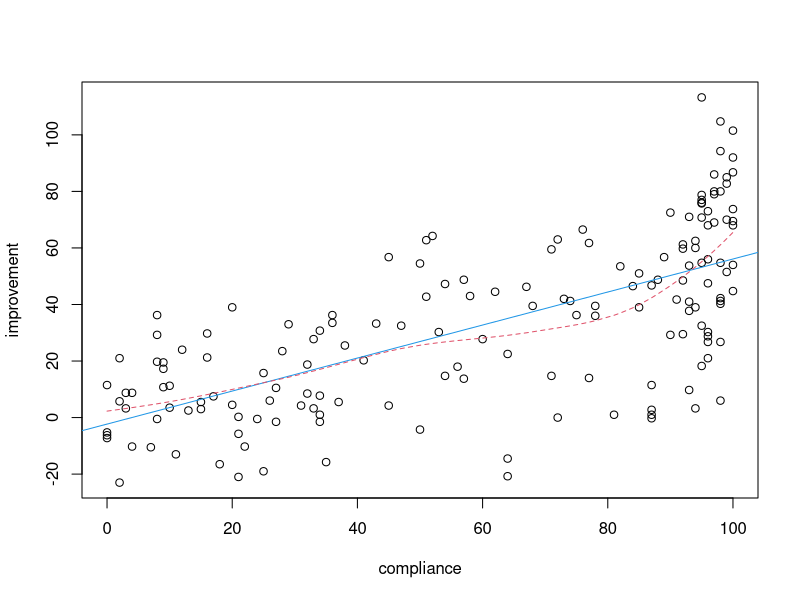
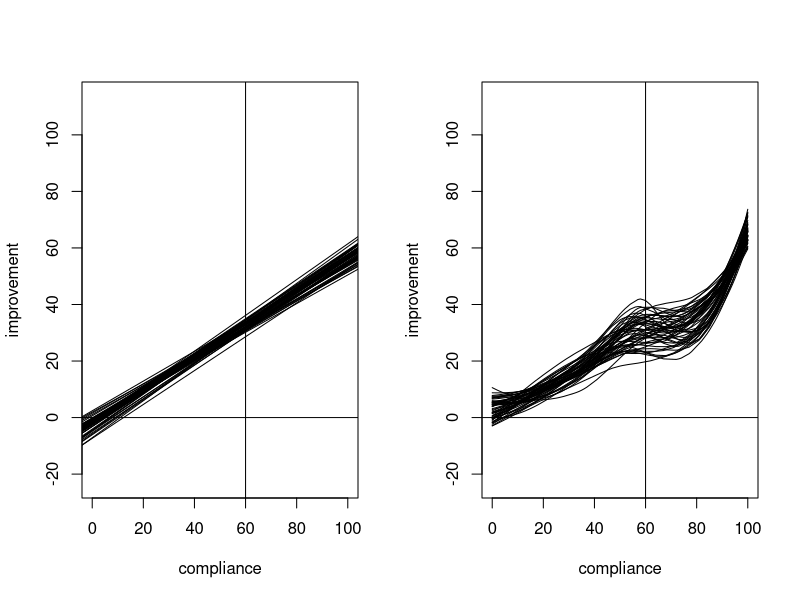
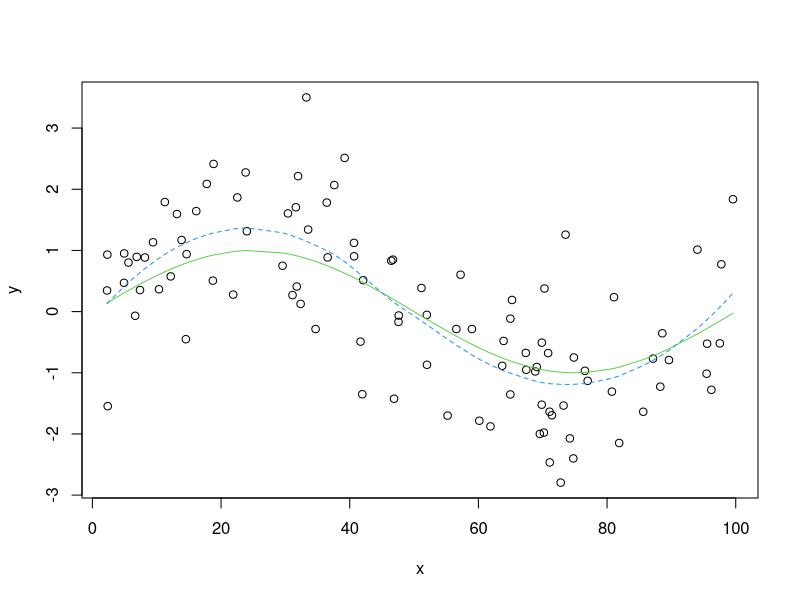
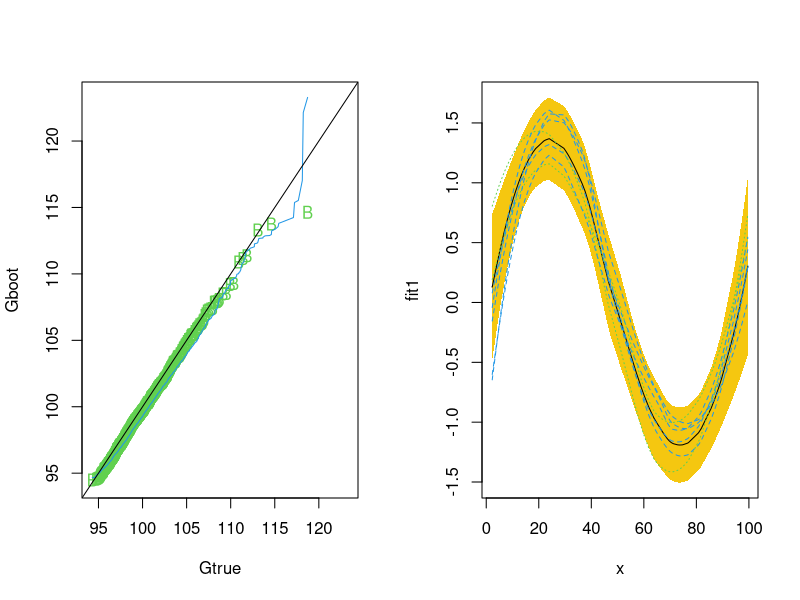
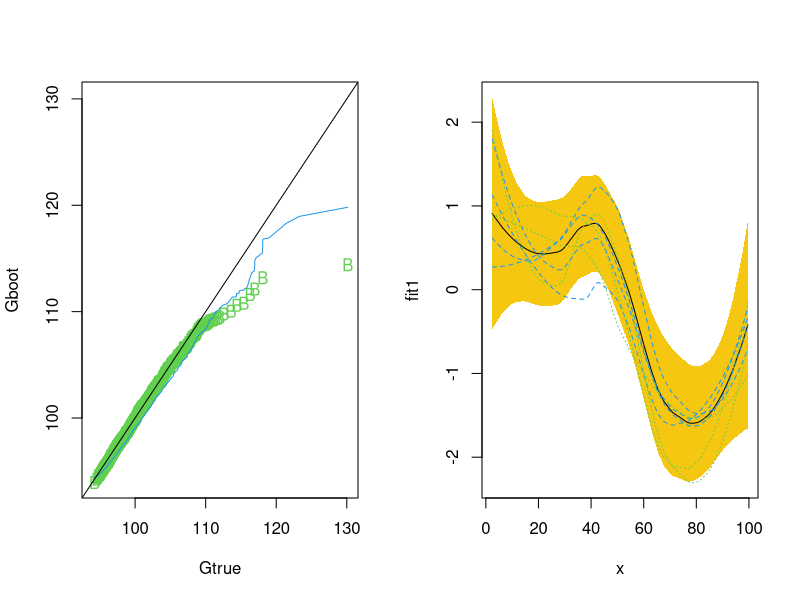

Write the R code that produced these figures, in order.
postscript("Plots/plot-05-06.ps")
y <- read.table("Data/cholostyramine.dat",header=T)
attach(y)
plot(compliance,improvement)
abline(lm(improvement~compliance,data=y),col=4,lty=1)
o <- order(compliance)
lines(compliance[o],loess(improvement~compliance,data=y)$fitted[o],col=2,lty=2)
dev.off()



###bootsrap.. there is bootstrap function in R, but we need to download library
postscript("Plots/plot-05-07.ps")
B <- 50
N <- length(compliance)
fit1 <- lm(improvement~compliance,data=y)
fit2 <- loess(improvement~compliance,data=y)
thetas <- c(predict(fit1,data.frame(compliance=c(60,80,100))),
            predict(fit2,data.frame(compliance=c(60,80,100))))
par(mfrow=c(1,2))
aux <- matrix(sample(1:N,B*N,replace=T),B,N)
plot(compliance,improvement,type="n")
abline(h=0,v=60)
plot(compliance,improvement,type="n")
abline(h=0,v=60)
thetastars <- apply(aux,1,function(o){
  fit1 <- lm(improvement~compliance,data=y,subset=o)
  fit2 <- loess(improvement~compliance,data=y,subset=o)
  par(mfg=c(1,1,1,2))
  abline(fit1)
  par(mfg=c(1,2,1,2))
  oo <- order(compliance[o])
  lines(compliance[o][oo],fit2$fitted[oo])
  c(predict(fit1,data.frame(compliance=c(60,80,100))),
    predict(fit2,data.frame(compliance=c(60,80,100))))
})
dev.off()
detach("y")

##this prints out the results
junk <- rbind(thetas,
              apply(thetastars,1,function(x) sqrt(var(x))))

print(round(junk))



############
#### CONFIDENCE BANDS STUFF
###############
N <- 100
x <- sort(runif(N,1,100))#seq(1,100,len=N)
f <- sin(2*pi*x/100)
y <- f+rnorm(N,0,1)
Y <- diag(N)
l <- .7
S <- apply(Y,1,function(yy) loess(yy~x,span=l)$fitted)
aux <- svd(S) ##then ss' is ud^2u'
SS <- aux$u%*%diag(aux$d^2)%*%t(aux$u) ##this is ss'
dfvar <- sum(diag(SS))
dferr <- N - 2*sum(diag(S)) + dfvar
###TRUE 
NN <- 5000
AUX <- matrix(rnorm(NN*N,0,1),ncol=N)
Gtrue <- apply(AUX,1,function(error){
  yy <- error+f;resid <- yy-S%*%yy
  sum(error^2)/(sum(resid^2)/dferr)})
fit1 <- S%*%y
residstar <- y - fit1
B <- 500
Gboot <- rep(0,B)
for(i in 1:B){
  	error <- sample(residstar,N,replace=T)
        yy <- error+fit1;resid <- yy-S%*%yy
        Gboot[i] <- sum(error^2)/(sum(resid^2)/dferr)
         }
Gapprox <-dferr+  dfvar*rf(NN,dfvar,dferr) 


postscript("Plots/plot-05-08.ps")
par(mfrow=c(1,1))
plot(x,y)
lines(x,f,col=3)
lines(x,fit1,lty=2,col=4)
dev.off()

postscript("Plots/plot-05-09.ps")
par(mfrow=c(1,2))
RANGE <- range(Gtrue,Gapprox,Gboot)
qqplot(Gtrue,Gboot,ylim=RANGE,xlim=RANGE,pch="B",col=3)
lines(sort(Gtrue),sort(Gapprox),pch="F",col=4)
abline(0,1)
##NOW we make bootstrap curves
NNN <- 7
sigmahat <- sqrt((sum(((diag(N)-S)%*%y)^2)/dferr))
G <- Gboot ##we can use others here like Gapprox
qG <- quantile(G,.95)
fs <- sapply(1:NNN,function(i){
	resid<- rnorm(N,0,sigmahat)
        auxG <-  sum(resid^2)/(sigmahat^2)
        ##notice SS' = [UD][UD]'
        newf <- fit1+ aux$u%*%diag(aux$d)%*%resid
        if(auxG < qG) return(c(1,newf))
        else return(c(0,newf))
}
)
ci <- 2*sqrt(diag(SS)*sigmahat^2)
plot(x,fit1,ylim=range(c(fit1+ci,fit1-ci,as.vector(fs[-1,]))),type="l")
polygon(c(x,rev(x)),c(fit1+ci,rev(fit1-ci)),col=655,border=F)
lines(x,fit1)
apply(fs,2,function(yy) lines(x,yy[-1],col=3+yy[1],lty=3-yy[1]))
dev.off()


###NOW for t-distribution
N <- 100
x <- sort(runif(N,1,100))#seq(1,100,len=N)
f <- sin(2*pi*x/100)
y <- f+rt(N,3)
Y <- diag(N)
l <- .7
S <- apply(Y,1,function(yy) loess(yy~x,span=l)$fitted)
aux <- svd(S) ##then ss' is ud^2u'
SS <- aux$u%*%diag(aux$d^2)%*%t(aux$u) ##this is ss'
dfvar <- sum(diag(SS))
dferr <- N - 2*sum(diag(S)) + dfvar
###TRUE 
NN <- 5000
AUX <- matrix(rt(NN*N,3),ncol=N)
Gtrue <- apply(AUX,1,function(error){
  yy <- error+f;resid <- yy-S%*%yy
  sum(error^2)/(sum(resid^2)/dferr)})
fit1 <- S%*%y
residstar <- y - fit1
B <- 1000
Gboot <- rep(0,B)
for(i in 1:B){
  	error <- sample(residstar,N,replace=T)
        yy <- error+fit1;resid <- yy-S%*%yy
        Gboot[i] <- sum(error^2)/(sum(resid^2)/dferr)
         }
Gapprox <-dferr+  dfvar*rf(NN,dfvar,dferr) 



postscript("Plots/plot-05-10.ps")
par(mfrow=c(1,2))
RANGE <- range(Gtrue,Gapprox,Gboot)
qqplot(Gtrue,Gboot,ylim=RANGE,xlim=RANGE,pch="B",col=3)
lines(sort(Gtrue),sort(Gapprox),pch="F",col=4)
abline(0,1)
##NOW we make bootstrap curves
NNN <- 7
sigmahat <- sqrt((sum(((diag(N)-S)%*%y)^2)/dferr))
G <- Gboot ##we can use others here like Gapprox
qG <- quantile(G,.95)
fs <- sapply(1:NNN,function(i){
	resid<- rnorm(N,0,sigmahat)
        auxG <-  sum(resid^2)/(sigmahat^2)
        ##notice SS' = [UD][UD]'
        newf <- fit1+ aux$u%*%diag(aux$d)%*%resid
        if(auxG < qG) return(c(1,newf))
        else return(c(0,newf))
}
)
ci <- 2*sqrt(diag(SS)*sigmahat^2)
plot(x,fit1,ylim=range(c(fit1+ci,fit1-ci,as.vector(fs[-1,]))),type="l")
polygon(c(x,rev(x)),c(fit1+ci,rev(fit1-ci)),col=655,border=F)
lines(x,fit1)
apply(fs,2,function(yy) lines(x,yy[-1],col=3+yy[1],lty=3-yy[1]))
dev.off()

